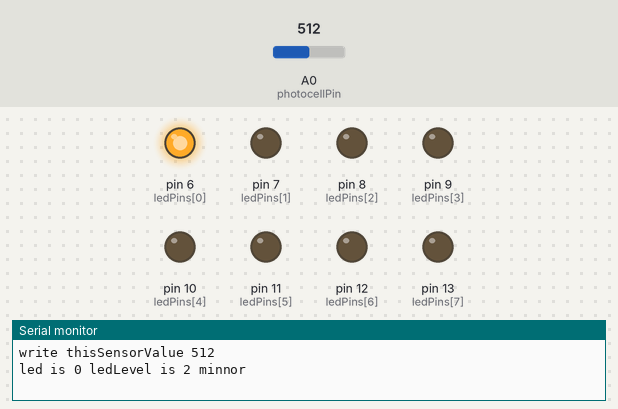
The sketch below on a simulated Arduino Uno, built with avr-gcc and run on an emulated ATmega328P. Shown: output pins drawn as LEDs (lit = HIGH), the last lines printed to the serial monitor. The inputs (shaded band) are chosen by the test bench; at power-on: A0 (photocellPin) = 512.

Above: at 0.1 s.
At 5.1 s:
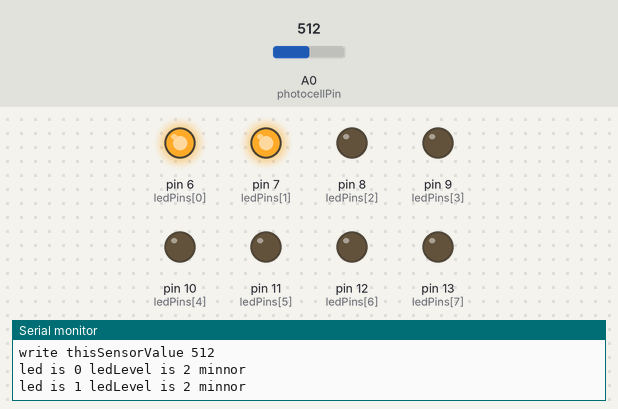
Timing chart, 0 to 6.6 s (numbered marks = the images above):
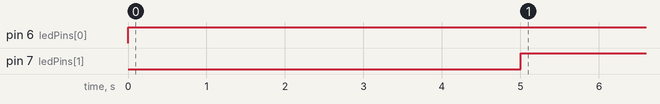

The sketch:

fotoresistencia.ino
```cpp
//www.RobotLinking.com
//2015.5.7
/*
  Bargraph sketch

 Turns on a series of LEDs proportional to a value of an analog sensor.
 Six LEDs are controlled but you can change the number of LEDs by changing
 the value of NbrLEDs and adding the pins to the ledPins array
 */

const int NbrLEDs = 8;
const int ledPins[] = { 6, 7, 8, 9, 10, 11, 12, 13};
const int photocellPin = A0;
int sensorValue = 0;        // value read from the sensor
int ledLevel = 0;           // sensor value converted into LED 'bars'

void setup() {
  Serial.begin(9600);
  Serial.write("write this");
  for (int led = 0; led < NbrLEDs; led++)
  {
    pinMode(ledPins[led], OUTPUT);// make all the LED pins outputs
  }
}

void loop() {

  sensorValue = analogRead(photocellPin);
  Serial.print("SensorValue ");
  Serial.println(sensorValue);
  ledLevel = map(sensorValue, 300, 1023, 0, NbrLEDs);  // map to the number of LEDs
  for (int led = 0; led < NbrLEDs; led++)
  {
      Serial.print("led is ");
      Serial.print(led);
      Serial.print(" ledLevel is ");
      Serial.print(ledLevel);
    if (led < ledLevel ) {
      digitalWrite(ledPins[led], HIGH);     // turn on pins less than the level
       Serial.println(" minnor");
    }
    else {
      digitalWrite(ledPins[led],LOW);      // turn off pins higher than
                                                // the level
      Serial.println(" major");
    }
    delay(5000);
  }
}
```

Measured:
- by itself, pin 6 (ledPins[0]): LOW → HIGH at 0.00 s
- by itself, pin 7 (ledPins[1]): LOW → HIGH at 5.0 s
